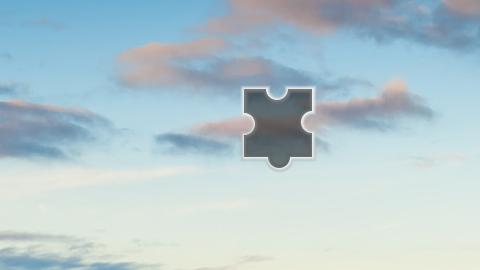
#> input picture KnowledgeMapping/SpiderExp/1-Code/anjuke/cp.jpg, 480 x 270 px
$ python -i run.py   (imports and definitions only)
#> lines starting #> are read from the running program, lines starting #| are printed output that depends on the picture
#> further down, picture is the input picture: PIL image 480x270 RGB; mean R, G, B 179, 199.8, 206.6
import random
from io import BytesIO
import json
import re
import time
from io import StringIO

from PIL import Image
import execjs
import requests


class AJK_Slide_Captcha():
    headers = {
        "User-Agent": "Mozilla/5.0 (Windows NT 10.0; Win64; x64) \
                      AppleWebKit/537.36 (KHTML, like Gecko) Chrome/69.0.3497.81 Safari/537.36"
    }

    # [35 lines left out: functions get_sessionId, get_responseId_bgImgUrl, get_image, not called in this run]

    def get_position(self, image):
        # image = image.resize((284, 160))
        image = image.resize((280, 158))  # 页面上的尺寸
        image = image.convert('L')
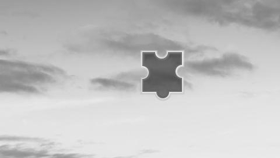
#> image: PIL image 280x158 L; min 79, max 236, mean 194.4
        image.save("cp2.jpg")
        yuzhi = 150
        yuzhi2 = 40
        ll = 10
        for i in range(55, image.size[0] - 20):  # 260   range(55, 264)
            for j in range(0, image.size[1] - 20):  # 160   range(0, 140)
                flag = True
                # 如果两列像素附近的色差大于40且像素点灰度大于150，说明有可能是缺口的地方
                # 如果两列像素附近色差小于40说明不是缺口的地方
                for l in range(0, ll):   # range(0, 10)
                    # print((i, j), (i + 1, j + l))
                    # print(image.getpixel((i, j)), image.getpixel((i + 1, j + l)))
                    pixel = image.getpixel((i, j)) - image.getpixel((i + 1, j + l))
                    if pixel < yuzhi2:
                        flag = False
                    # pixel = image.getpixel((i - l, j))
                    # if pixel<yuzhi:
                    #     flag=False
                # 如果像素灰度值小于150，说明不是缺口的地方
                for l in range(0, ll):
                    # print((i, j + l))
                    pixel = image.getpixel((i, j + l))
                    if pixel < yuzhi:
                        flag = False

                if flag:
                    cropedimage = image.crop((i, j, i + 30, j + 30))
                    return i - 7

    # [81 lines left out: functions get_trace, get_fpToken, get_jiami_data, slove, run, not called in this run]


# [2 lines not run here, left out]

>>> from PIL import Image
>>> picture = Image.open('cp.jpg')
>>> result = AJK_Slide_Captcha().get_position(picture)
#> result = 134
